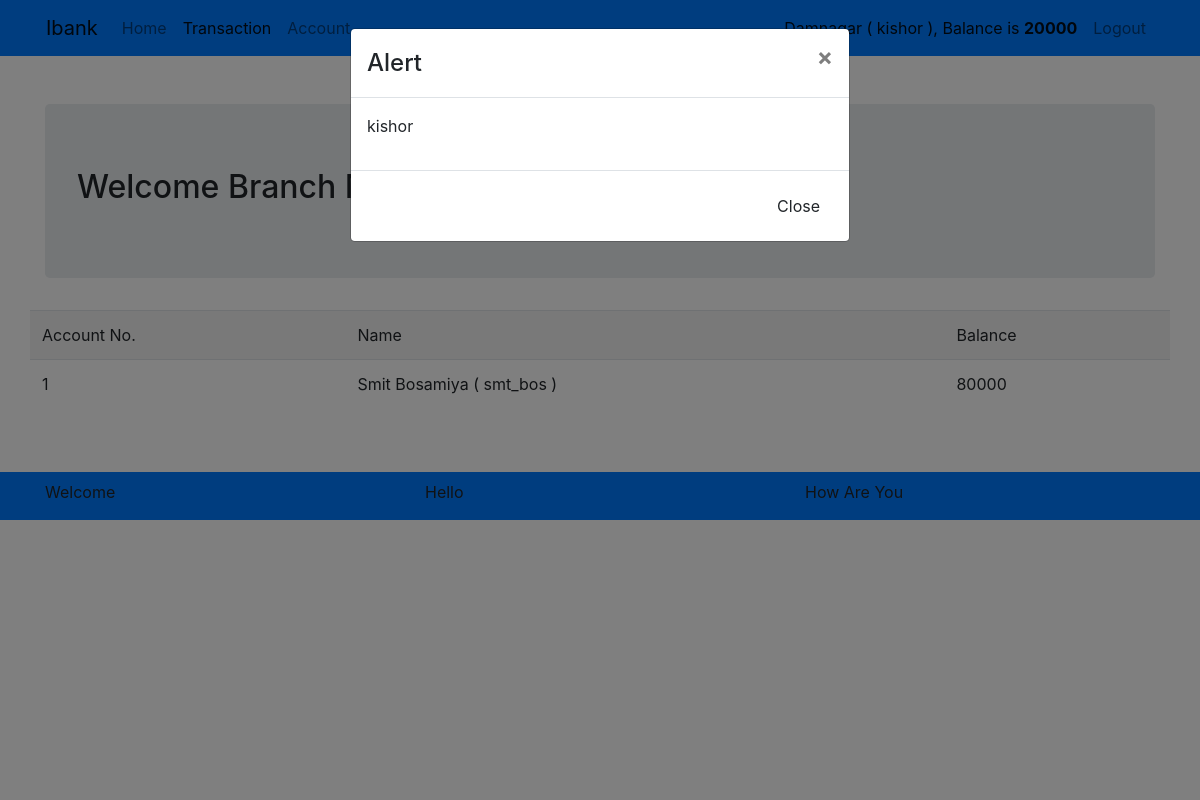
The app's page /branch/transaction (signed in) with its own data.
### headbranch/models.py (models this page shows, shortened)
class Branch(models.Model):
    branch_id = models.AutoField(primary_key=True)
    branch_username = models.CharField(max_length=50,unique=True)
    branch_name = models.CharField(max_length=50)
    branch_balance = models.IntegerField(default=0)
    branch_password = models.CharField(max_length=100,default='')

class Account(models.Model):
    account_id = models.AutoField(primary_key=True)
    account_branch_id = models.ForeignKey(Branch,on_delete=models.CASCADE)
    account_username = models.CharField(max_length=50,unique=True)
    account_name = models.CharField(max_length=50)
    account_mobile = models.CharField(max_length=10)
    account_balance = models.IntegerField(default=0)
    account_password = models.CharField(max_length=100,default='')

### branch/views.py (the view)
# urls.py: path('transaction',views.transaction,name='transaction'),
def transaction(request):
    params = b_auth(request)
    params = alert(request,params)
    params['page'] = 'transaction'
    branch = Branch.objects.get(branch_id = request.session.get('b_id'))
    accounts = Account.objects.filter(account_branch_id = branch)
    params['accounts'] = accounts
    return render(request,'branch/transaction.html',params)

### branch/views.py (called while the page is built)
def b_auth(request):
    params = {}
    if request.session.get('b_auth',False):
        params['b_auth'] = True
        branch =  Branch.objects.filter(branch_id = request.session['b_id'] )
        params['balance'] = branch[0].branch_balance
        params['b_name'] = branch[0].branch_name
        params['b_username'] = branch[0].branch_username
    else:
        params['hb_auth'] = False
    return params

def alert(request,params):
    if request.session.get('alert',False):
        params['alert'] = request.session.get('alert')
        request.session.pop('alert')
    return params

### branch/templates/branch/transaction.html (shortened to what this page needs)
{% extends 'branch/basic.html' %}
{% block body %}
<div class="container">
    {% if b_auth == True %}
    <div class="jumbotron">
        <div class="row">
            <div class="col-12">
                <h2>Welcome Branch Manager</h2>
            </div>
        </div>
    </div>
    <div class="row">
        <table class="table table-striped table-hover">
            <tr>
                <td>Account No.</td>
                <td>Name</td>
                <td>Balance</td>
            </tr>
            {% for i in accounts %}
            <tr>
                <td>{{ i.account_id }}</td>
                <td>{{ i.account_name }} ( {{ i.account_username }} )</td>
                <td>{{ i.account_balance }}</td>
            </tr>
            {% endfor %}
        </table>
    </div>
    {% endif %}
</div>
{% endblock %}

### branch/templates/branch/basic.html (shortened to what this page needs)
<!doctype html>
<html lang="en">
<head>
    <link rel="stylesheet" href="https://stackpath.bootstrapcdn.com/bootstrap/4.4.1/css/bootstrap.min.css"
>
</head>
<body>
    <div class="container-fluid bg-primary mb-5">
        <div class="container">
            <nav class="row navbar navbar-expand-sm navbar-light bg-primary">
                <a class="navbar-brand" href="#">Ibank</a>
                <div class="collapse navbar-collapse" id="navbarNav">
                    <ul class="navbar-nav">
                        {% if b_auth == True %}
                        <li class="nav-item {% if page == 'index' %} active {% endif %} ">
                            <a class="nav-link" href="/branch/">Home</a>
                        </li>
                        <li class="nav-item {% if page == 'transaction' %} active {% endif %} ">
                            <a class="nav-link" href="transaction">Transaction</a>
                        </li>
                        <li class="nav-item {% if page == 'account' %} active {% endif %} ">
                            <a class="nav-link" href="account">Account</a>
                        </li>
                        {% endif %}
                    </ul>
                    <ul class="navbar-nav ml-auto">
                        {% if b_auth == True %}
                        <li class="nav-item">
                            <a class="nav-link active">{{ b_name }} ( {{ b_username }} ), Balance is <b>{{ balance }}</b></a>
                        </li>
                        <li class="nav-item">
                            <a class="nav-link" href="logout">Logout</a>
                        </li>
                        {% else %}
                        <li class="nav-item">
                            <a class="nav-link" href="/"><button class="btn btn-success">Go Home</button></a>
                        </li>
                        {% endif %}
                    </ul>
                </div>
            </nav>
        </div>
    </div>
    {% block body %}
    {% endblock %}
    <div class="container-fluid bg-primary mt-5 pb-3 pt-2">
        <div class="container">
            <div class="row">
                <div class="col-sm-4 col-12">Welcome</div>
                <div class="col-sm-4 col-12">Hello</div>
                <div class="col-sm-4 col-12">How Are You</div>
            </div>
        </div>
    </div>
</body>
</html>
{% if alert is not None %}
<div class="modal fade" id="myModal" role="dialog">
    <div class="modal-dialog">
        <div class="modal-content">
            <div class="modal-header">
                <h4 class="modal-title">Alert</h4>
                <button type="button" class="close" data-dismiss="modal">&times;</button>
            </div>
            <div class="modal-body">
                <p>{{ alert }}</p>
            </div>
            <div class="modal-footer">
                <button type="button" class="btn btn-default" id="btn_close" data-dismiss="modal">Close</button>
            </div>
        </div>
    </div>
</div>
{% endif %}

### records on screen
Branch: branch_username "kishor"
Account: account_id "1", account_name "Smit Bosamiya", account_username "smt_bos", account_balance "80000"

### other values on screen
{{ balance }} "20000"
